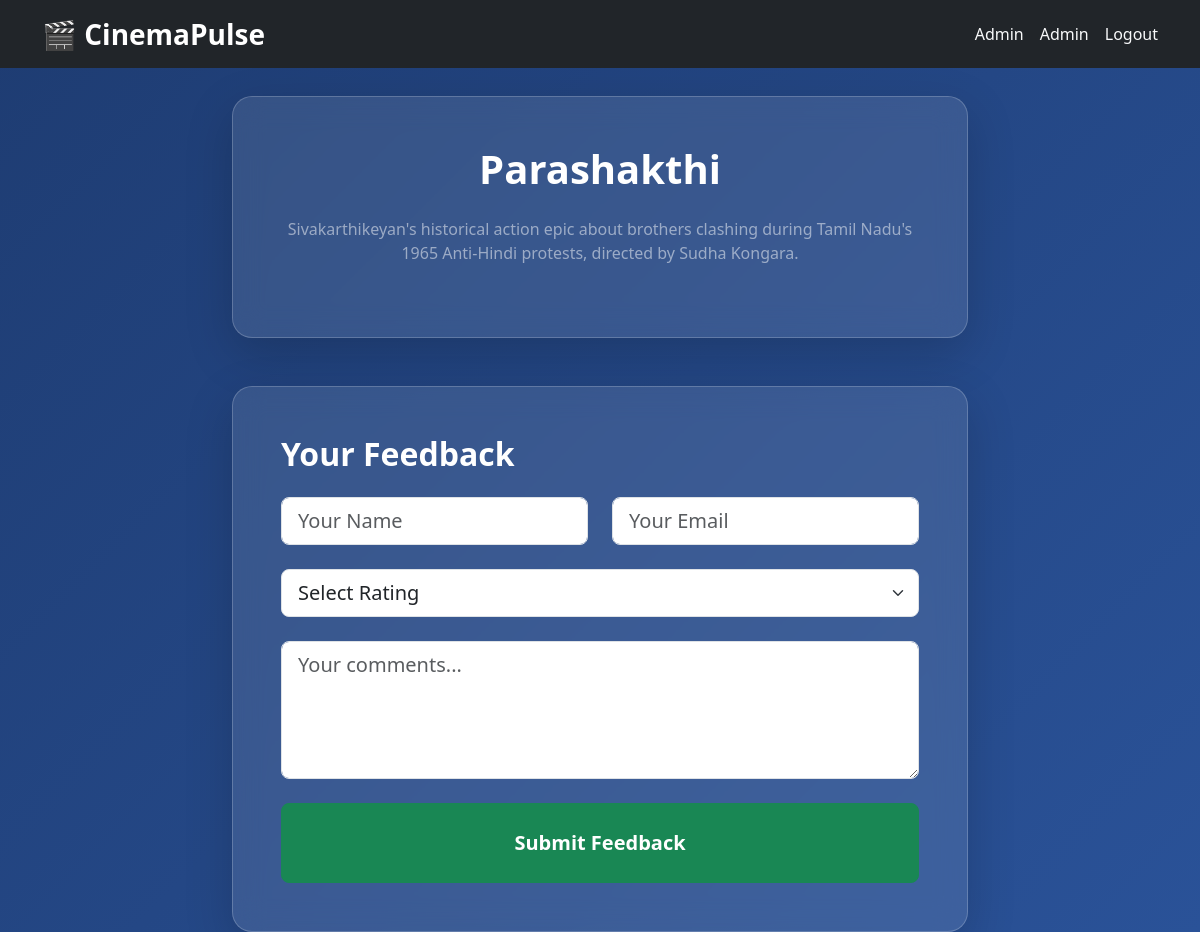
The app's page /feedback/1 (signed in) with its own data.
### tables this page shows
CREATE TABLE movies (
        id INTEGER PRIMARY KEY AUTOINCREMENT,
        title TEXT NOT NULL,
        description TEXT,
        average_rating REAL DEFAULT 0.0,
        total_reviews INTEGER DEFAULT 0
    );

### app.py (the view, shortened to what this page needs)
@app.route('/feedback/<int:movie_id>', methods=['GET', 'POST'])
def feedback(movie_id):
    if 'user_id' not in session: return redirect(url_for('login'))
    conn = get_db()
    movie = conn.execute('SELECT * FROM movies WHERE id=?', (movie_id,)).fetchone()
    conn.close()
    return render_template('feedback.html', movie=movie)

### app.py (called while the page is built)
def get_db():
    conn = sqlite3.connect('cinemapulse.db')
    conn.row_factory = sqlite3.Row
    return conn

### templates/feedback.html (shortened to what this page needs)
{% extends "base.html" %}
{% block content %}
<div class="row">
    <div class="col-lg-8 mx-auto">
        <div class="glass-effect p-5 shadow-lg mb-5 text-center">
            <h1 class="text-white fw-bold mb-4">{{ movie.title }}</h1>
            <p class="text-white-50 mb-4">{{ movie.description }}</p>
        </div>
        <div class="glass-effect p-5 shadow-lg">
            <h2 class="text-white fw-bold mb-4">Your Feedback</h2>
            <form method="POST">
                <div class="row g-4">
                    <div class="col-md-6">
                        <input type="text" name="username" class="form-control form-control-lg" placeholder="Your Name" required>
                    </div>
                    <div class="col-md-6">
                        <input type="email" name="email" class="form-control form-control-lg" placeholder="Your Email" required>
                    </div>
                    <div class="col-12">
                        <select name="rating" class="form-select form-select-lg" required>
                            <option value="">Select Rating</option>
                        </select>
                    </div>
                    <div class="col-12">
                        <textarea name="comments" class="form-control form-control-lg" rows="4" placeholder="Your comments..."></textarea>
                    </div>
                    <div class="col-12">
                        <button type="submit" class="btn btn-success btn-lg w-100 py-4 fs-5 fw-bold">Submit Feedback</button>
                    </div>
                </div>
            </form>
        </div>
    </div>
</div>
{% endblock %}

### templates/base.html (style rules this page uses)
body { background: linear-gradient(135deg, #1e3c72 0%, #2a5298 100%); min-height: 100vh; }
.glass-effect { background: rgba(255,255,255,0.1); backdrop-filter: blur(15px); border: 1px solid rgba(255,255,255,0.2); border-radius: 20px; }

### records on screen
movies: title "Parashakthi", description "Sivakarthikeyan's historical action epic about brothers clashing during Tamil Nadu's 1965 Anti-Hindi protests, directed by Sudha Kongara."

### other values on screen
{{ session.username }} "Admin"
